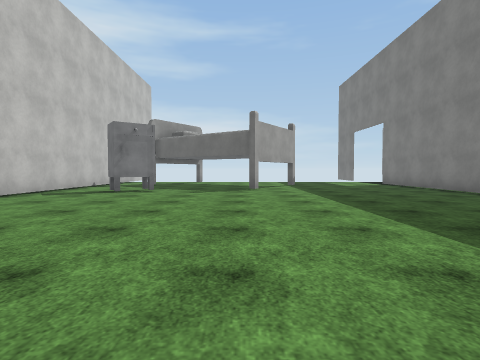
[1] (above)

24 first-person views from a walk through a 3-D level made in the Unity game engine. The camera is 1.2 m above the floor, tilts 2° down and sees 80° across. The floor is counted in squares, 2 m on a side. Each view is taken from the middle of a square. On the plan, view 1 faces up. The plan holds only what a view shows up to about 9 squares ahead; the rest is blank. The place goes on beyond the plan. The player is left out. Surface patterns are stand-ins for the level's own textures.

[2]
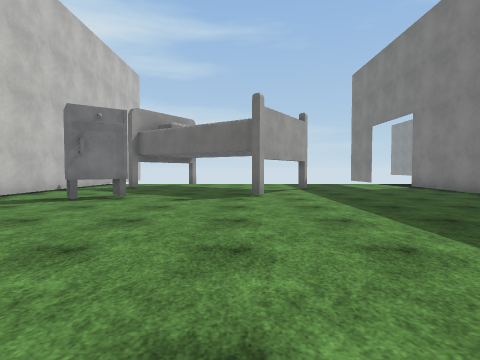

[3]
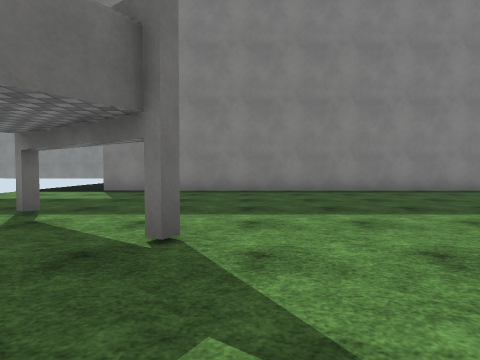

[4]
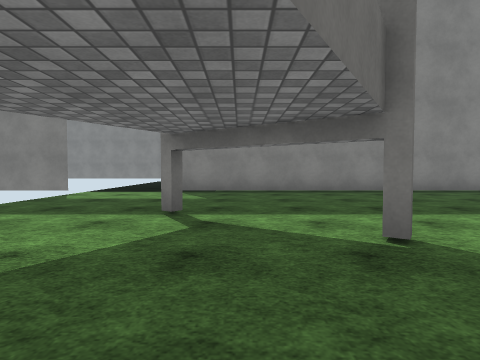

[5]
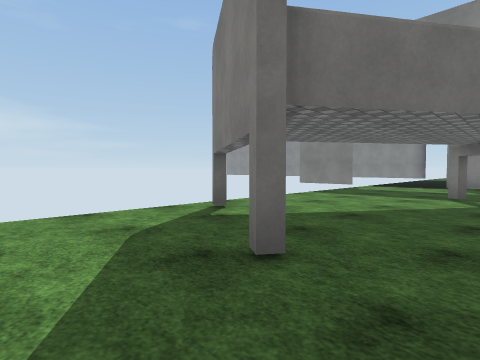

[6]
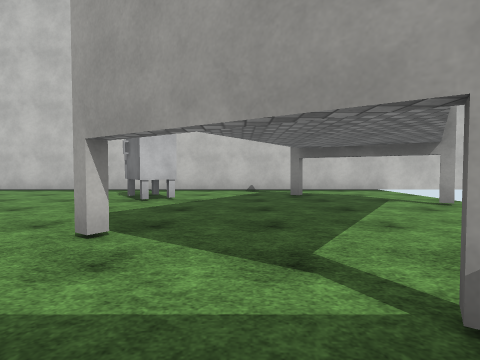

[7]
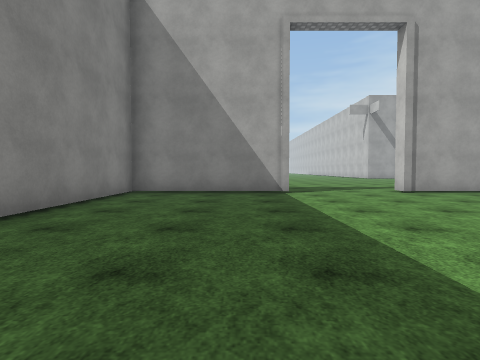

[8]
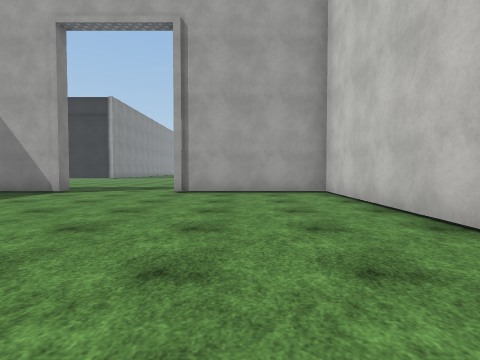

[9]
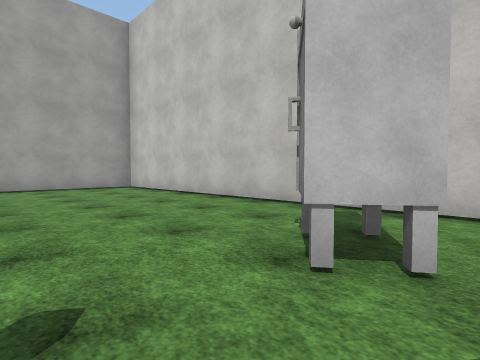

[10]
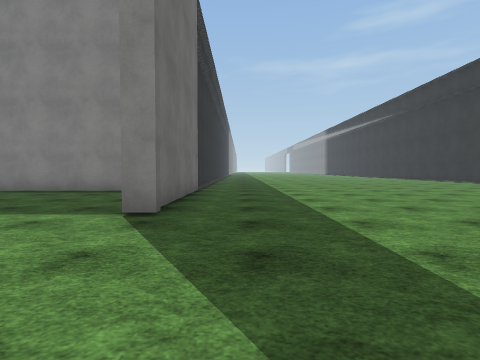

[11]
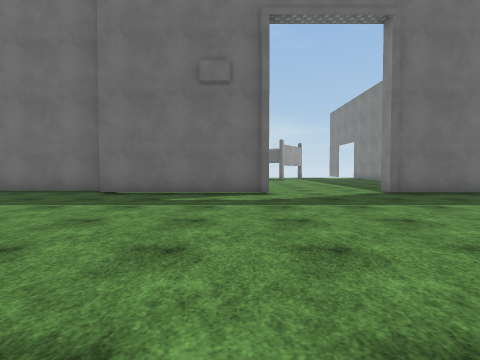

[12]
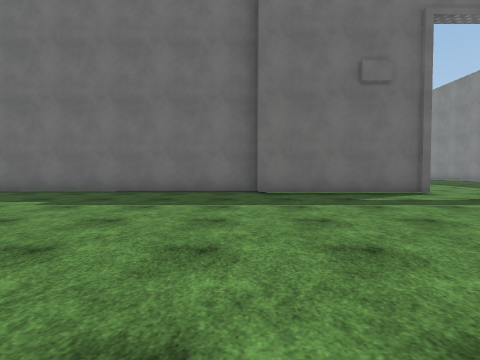

[13]
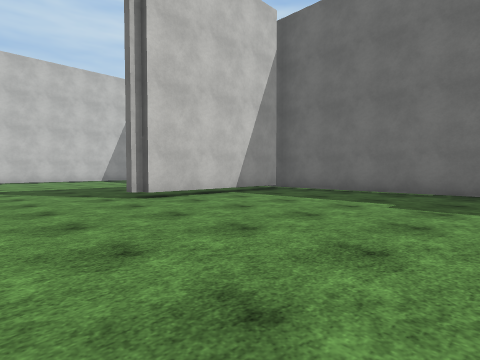

[14]
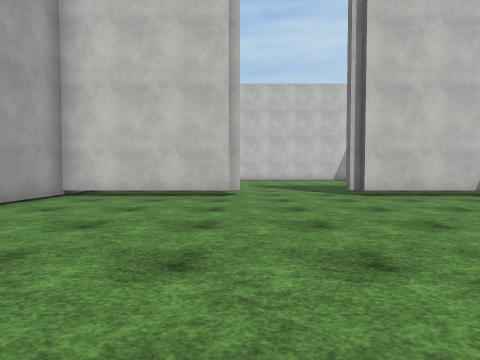

[15]
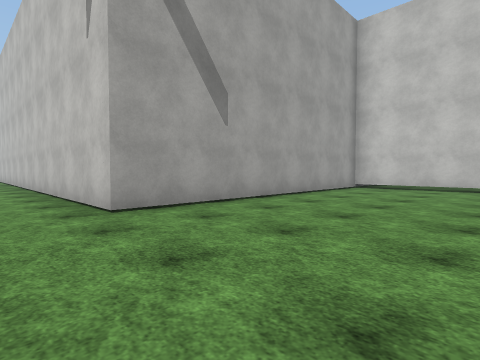

[16]
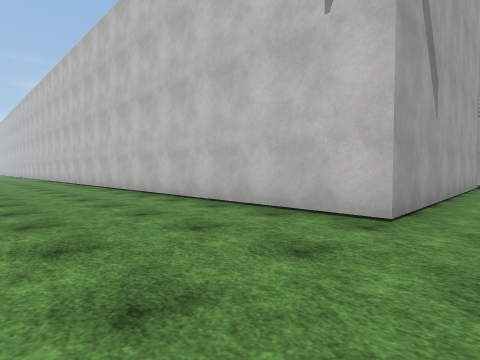

[17]
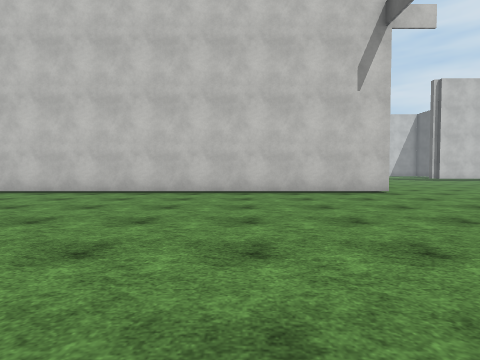

[18]
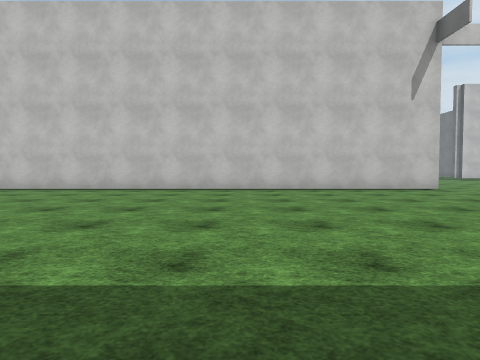

[19]
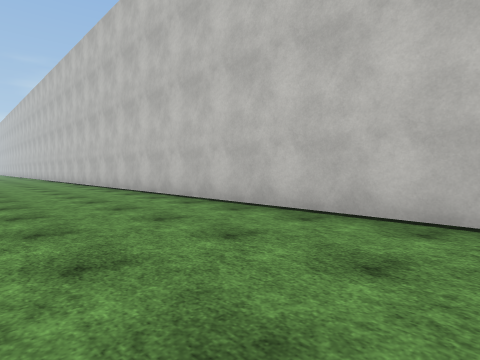

[20]
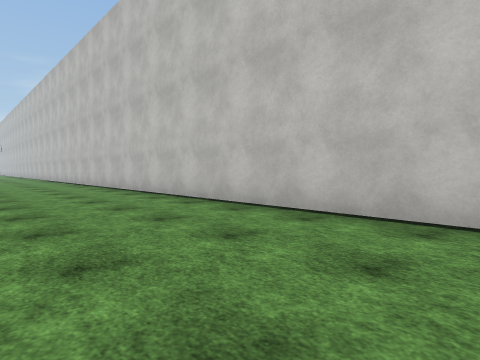

[21]
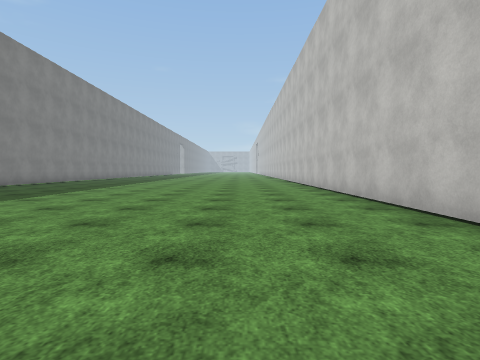

[22]
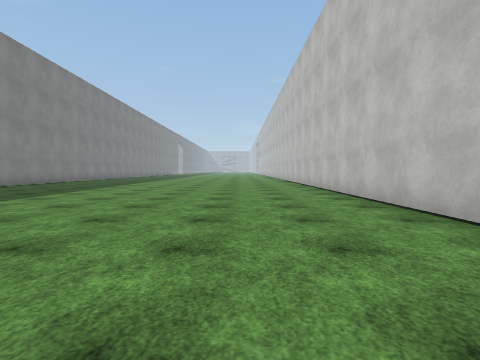

[23]
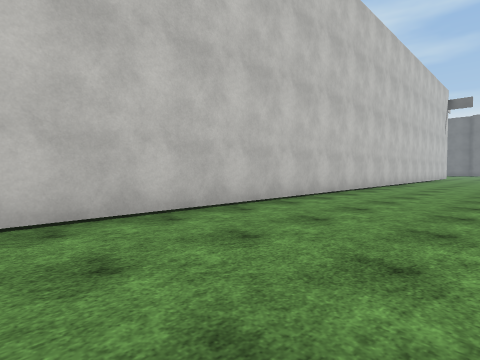

[24]
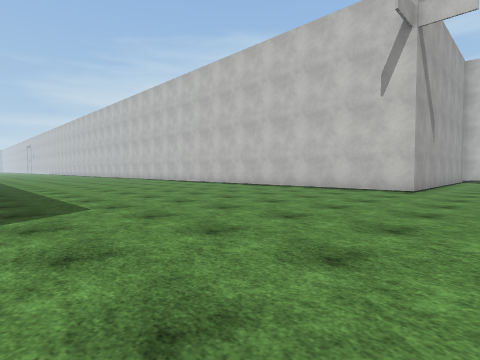

### Floor plan
Key: @ floor where view 1 was taken; # wall or solid block; . floor; T thing the floor can be seen under or through.
Columns run from 19 left of view 1 to 7 right of it. Each row starts with its distance up from view 1.
 15              ##
 14              #...........
 13              #...#.......
 12              #...........#
 11              #..#....#...#
 10              #...........#
  9              #.....#.....#
  8              #..#........#
  7              #...........#
  6              #...........#
  5              #...........#
  4              #...........#
  3              #...........#
  2              #...........#
  1              #...........#
  0      #########.....@.....#
 -1      #.......#####...#####.
 -2     .#.....................
 -3     .#.....................
 -4     .#.....................
 -5  ....#.....................
 -6 .................... ......
 -7 ............... ...    ....
 -8    ............. .      ...
 -9     .T..........         ..
-10     .T.......... ......
-11     .T.................
-12      #########.........
-13              #.........
-14              #.........
-15              #.........
-16              #........
-17              #........
-18              #.........
-19              #........
-20              #........
-21              #........
-22              #.....
-23              #....
-24              #....
-25              #....
-26              #.....
-27              #......
-28              #.......
-29              #.......
-30              #........
-31              #.........
-32              #..........
-33              #..........
-34              #..........

Where each view was taken, in squares from view 1:
view 1: 0 up, 0 right, facing up
view 2: 2 up, 0 right, facing up
view 3: 8 up, 2 left, facing right
view 4: 10 up, 2 left, facing right
view 5: 10 up, 5 left, facing up-right
view 6: 10 up, 3 right, facing left
view 7: 7 up, 3 right, facing down
view 8: 7 up, 3 left, facing down
view 9: 9 up, 1 left, facing down-left
view 10: 2 down, 2 left, facing right
view 11: 8 down, 2 left, facing up
view 12: 8 down, 6 left, facing up
view 13: 8 down, 8 left, facing up-left
view 14: 8 down, 7 left, facing left
view 15: 8 down, 4 left, facing down-left
view 16: 11 down, 2 left, facing down-left
view 17: 16 down, 2 right, facing left
view 18: 18 down, 3 right, facing left
view 19: 19 down, 2 left, facing down-left
view 20: 24 down, 2 left, facing down-left
view 21: 24 down, 3 left, facing down
view 22: 25 down, 3 left, facing down
view 23: 34 down, 2 left, facing up-left
view 24: 10 down, 3 right, facing down-left
